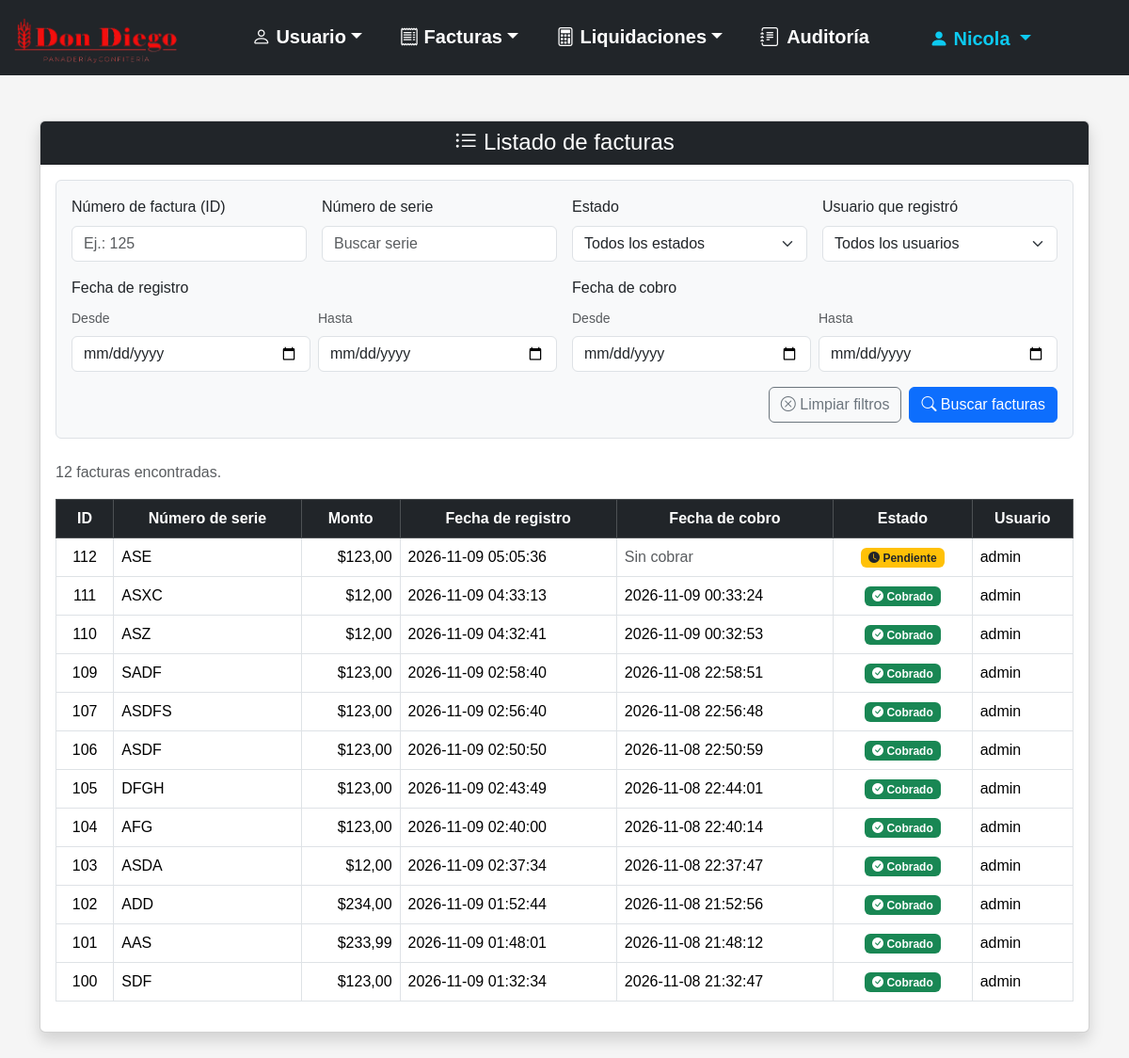
The app's page /Panaderia-v2/facturas.php (signed in) with its own data.
### tables this page shows
CREATE TABLE `usuario` (
  `id` smallint(5) UNSIGNED NOT NULL,
  `usuario` varchar(32) NOT NULL,
  `contrasenia` varchar(255) NOT NULL,
  `activo` tinyint(1) NOT NULL DEFAULT 1,
  `id_ROL` tinyint(3) UNSIGNED NOT NULL
);

CREATE TABLE `factura` (
  `id` int(10) UNSIGNED NOT NULL,
  `numero_serie` varchar(20) NOT NULL,
  `monto` decimal(8,2) NOT NULL,
  `fecha_registro` datetime NOT NULL,
  `fecha_cobro` datetime DEFAULT NULL,
  `estado` enum('Cobrado','Pendiente','Anulada') NOT NULL DEFAULT 'Pendiente',
  `id_usuario_registro` smallint(5) UNSIGNED NOT NULL,
  `id_usuario_asignado` smallint(5) DEFAULT NULL
);

### Panaderia-v2/permisos.php (called while the page is built, shortened)
<?php
function obtenerRolUsuario(PDO $conexion, $idUsuario): ?string
{
    static $roles = [];
    $idUsuario = (int)$idUsuario;
    if (!array_key_exists($idUsuario, $roles)) {
        $stmt = $conexion->prepare(
            "SELECT LOWER(TRIM(r.nombre))
             FROM usuario u
             INNER JOIN rol r ON r.id = u.id_ROL
             WHERE u.id = ? AND u.activo = 1"
        );
        $stmt->execute([$idUsuario]);
        $rol = $stmt->fetchColumn();
        $roles[$idUsuario] = $rol === false ? null : $rol;
    }
    return $roles[$idUsuario];
}
function usuarioPuedeAdministrar(PDO $conexion, $idUsuario): bool
{
    $rol = obtenerRolUsuario($conexion, $idUsuario);
    return $rol !== null && !in_array($rol, ["repartidor", "cajero", "cajera"], true);
}

### Panaderia-v2/facturas.php (the view, shortened to what this page needs)
<?php
require_once "conexion.php";
$sql = "SELECT factura.id, factura.numero_serie, factura.monto, factura.fecha_registro, factura.fecha_cobro, factura.estado, usuario.usuario AS usuario
        FROM factura INNER JOIN usuario ON factura.id_usuario_registro = usuario.id";
$filtros = [
    "numero_factura" => trim($_GET["numero_factura"] ?? ""),
    "numero_serie" => trim($_GET["numero_serie"] ?? ""),
    "estado" => trim($_GET["estado"] ?? ""),
    "fecha_registro_desde" => trim($_GET["fecha_registro_desde"] ?? ""),
    "fecha_registro_hasta" => trim($_GET["fecha_registro_hasta"] ?? ""),
    "fecha_cobro_desde" => trim($_GET["fecha_cobro_desde"] ?? ""),
    "fecha_cobro_hasta" => trim($_GET["fecha_cobro_hasta"] ?? ""),
    "id_usuario" => trim($_GET["id_usuario"] ?? ""),
];
$errores = [];
$parametros = [];
$facturas = [];
if (!$errores) {
    $sql .= " ORDER BY factura.fecha_registro DESC";
    $stmt = $conexion->prepare($sql);
    $stmt->execute($parametros);
    $facturas = $stmt->fetchAll(PDO::FETCH_ASSOC);
}
?>
<!DOCTYPE html>
<html lang="es">
<head>
    <link rel="stylesheet" href="css/bootstrap-5.3.8/css/bootstrap.min.css">
    <link rel="stylesheet" href="imagenes/bootstrap-icons-1.13.1/bootstrap-icons.min.css">
    <link rel="stylesheet" href="css/estilo.css">
</head>
<body>
    <?php require_once "menu.php"; ?>
    <div class="container mt-5">
        <div class="card shadow mb-5">
            <div class="card-header bg-dark text-white text-center">
                <h4 class="mb-0"><i class="bi bi-list-ul"></i> Listado de facturas</h4>
            </div>
            <div class="card-body">
                <form method="get" class="border rounded bg-light p-3 mb-4">
                    <div class="row g-3">
                        <div class="col-12 col-md-6 col-lg-3">
                            <label for="numero_factura" class="form-label">Número de factura (ID)</label>
                            <input type="search" class="form-control" id="numero_factura" name="numero_factura"
                                value="<?= htmlspecialchars($filtros["numero_factura"]) ?>" placeholder="Ej.: 125" inputmode="numeric">
                        </div>
                        <div class="col-12 col-md-6 col-lg-3">
                            <label for="numero_serie" class="form-label">Número de serie</label>
                            <input type="search" class="form-control" id="numero_serie" name="numero_serie"
                                value="<?= htmlspecialchars($filtros["numero_serie"]) ?>" placeholder="Buscar serie">
                        </div>
                        <div class="col-12 col-md-6 col-lg-3">
                            <label for="estado" class="form-label">Estado</label>
                            <select class="form-select" id="estado" name="estado">
                                <option value="">Todos los estados</option>
                            </select>
                        </div>
                        <div class="col-12 col-md-6 col-lg-3">
                            <label for="id_usuario" class="form-label">Usuario que registró</label>
                            <select class="form-select" id="id_usuario" name="id_usuario">
                                <option value="">Todos los usuarios</option>
                            </select>
                        </div>
                        <div class="col-12 col-lg-6">
                            <span class="form-label d-block">Fecha de registro</span>
                            <div class="row g-2">
                                <div class="col-6">
                                    <label for="fecha_registro_desde" class="form-label small text-muted">Desde</label>
                                    <input type="date" class="form-control" id="fecha_registro_desde" name="fecha_registro_desde"
                                        value="<?= htmlspecialchars($filtros["fecha_registro_desde"]) ?>">
                                </div>
                                <div class="col-6">
                                    <label for="fecha_registro_hasta" class="form-label small text-muted">Hasta</label>
                                    <input type="date" class="form-control" id="fecha_registro_hasta" name="fecha_registro_hasta"
                                        value="<?= htmlspecialchars($filtros["fecha_registro_hasta"]) ?>">
                                </div>
                            </div>
                        </div>
                        <div class="col-12 col-lg-6">
                            <span class="form-label d-block">Fecha de cobro</span>
                            <div class="row g-2">
                                <div class="col-6">
                                    <label for="fecha_cobro_desde" class="form-label small text-muted">Desde</label>
                                    <input type="date" class="form-control" id="fecha_cobro_desde" name="fecha_cobro_desde"
                                        value="<?= htmlspecialchars($filtros["fecha_cobro_desde"]) ?>">
                                </div>
                                <div class="col-6">
                                    <label for="fecha_cobro_hasta" class="form-label small text-muted">Hasta</label>
                                    <input type="date" class="form-control" id="fecha_cobro_hasta" name="fecha_cobro_hasta"
                                        value="<?= htmlspecialchars($filtros["fecha_cobro_hasta"]) ?>">
                                </div>
                            </div>
                        </div>
                        <div class="col-12 d-flex flex-wrap gap-2 justify-content-end">
                            <a href="facturas.php" class="btn btn-outline-secondary">
                                <i class="bi bi-x-circle"></i> Limpiar filtros
                            </a>
                            <button type="submit" class="btn btn-primary">
                                <i class="bi bi-search"></i> Buscar facturas
                            </button>
                        </div>
                    </div>
                </form>
                <?php if (!$errores): ?>
                    <p class="text-muted">
                        <?= count($facturas) ?> factura<?= count($facturas) === 1 ? "" : "s" ?> encontrada<?= count($facturas) === 1 ? "" : "s" ?>.
                    </p>
                <?php endif; ?>
                <?php if (count($facturas) > 0): ?>
                    <div class="table-responsive">
                        <table class="table table-bordered table-hover align-middle">
                            <thead class="table-dark text-center">
                                <tr>
                                    <th>ID</th>
                                    <th>Número de serie</th>
                                    <th>Monto</th>
                                    <th>Fecha de registro</th>
                                    <th>Fecha de cobro</th>
                                    <th>Estado</th>
                                    <th>Usuario</th>
                                </tr>
                            </thead>
                            <tbody>
                                <?php foreach ($facturas as $factura): ?>
                                    <tr>
                                        <td class="text-center"><?= htmlspecialchars($factura["id"]) ?></td>
                                        <td><?= htmlspecialchars($factura["numero_serie"]) ?></td>
                                        <td class="text-end">$<?= number_format($factura["monto"], 2, ',', '.') ?></td>
                                        <td><?= htmlspecialchars($factura["fecha_registro"]) ?></td>
                                        <td>
                                            <?php if ($factura["fecha_cobro"] !== null): ?>
                                                <?= htmlspecialchars($factura["fecha_cobro"]) ?>
                                            <?php else: ?>
                                                <span class="text-muted">Sin cobrar</span>
                                            <?php endif; ?>
                                        </td>
                                        <td class="text-center">
                                            <?php if ($factura["estado"] == "Cobrado"): ?>
                                                <span class="badge bg-success"><i class="bi bi-check-circle-fill"></i> Cobrado</span>
                                            <?php elseif ($factura["estado"] == "Pendiente"): ?>
                                                <span class="badge bg-warning text-dark"><i class="bi bi-clock-fill"></i> Pendiente</span>
                                            <?php elseif ($factura["estado"] == "Anulada"): ?>
                                                <span class="badge bg-danger"><i class="bi bi-x-circle-fill"></i> Anulada</span>
                                            <?php else: ?>
                                                <span class="badge bg-secondary">
                                                    <?= htmlspecialchars($factura["estado"]) ?>
                                                </span>
                                            <?php endif; ?>
                                        </td>
                                        <td>
                                            <?= htmlspecialchars($factura["usuario"]) ?>
                                        </td>
                                    </tr>
                                <?php endforeach; ?>
                            </tbody>
                        </table>
                    </div>
                <?php endif; ?>
            </div>
        </div>
    </div>
</body>
</html>

### Panaderia-v2/menu.php (shortened to what this page needs)
<?php
$usuarioPuedeAdministrar = false;
$usuarioEsCajero = false;
$usuarioEsRepartidor = false;
if (isset($_SESSION["id_usuario"])) {
    require_once "permisos.php";
    $rolUsuario = obtenerRolUsuario($conexion, $_SESSION["id_usuario"]);
    $usuarioPuedeAdministrar = usuarioPuedeAdministrar($conexion, $_SESSION["id_usuario"]);
    $usuarioEsCajero = in_array($rolUsuario, ["cajero", "cajera"], true);
    $usuarioEsRepartidor = $rolUsuario === "repartidor";
    $sqlUsuario = "SELECT usuario FROM usuario WHERE id = ?";
    $stmtUsuario = $conexion->prepare($sqlUsuario);
    $stmtUsuario->execute([$_SESSION["id_usuario"]]);
    $usuarioLogueado = $stmtUsuario->fetch(PDO::FETCH_ASSOC);
}
?>
<nav class="navbar navbar-expand-lg navbar-dark bg-dark">
    <div class="container-fluid">
        <a class="navbar-brand flex-grow-1" href="https://www.dondiegouy.com/"><img src="imagenes/logo.png" alt="Panaderia" class="d-inline-block align-text-top logo-menu"></a>
        <div class="offcanvas offcanvas-end text-bg-dark" tabindex="-1" id="menuNavegacion" aria-labelledby="menuNavegacionLabel">
            <div class="offcanvas-body justify-content-center">
                <ul class="navbar-nav flex-grow-1 pe-3 gap-4 fs-5">
                    <?php if (!$usuarioEsCajero && !$usuarioEsRepartidor): ?>
                        <li class="nav-item dropdown nav-underline">
                            <a class="nav-link dropdown-toggle fw-bold" href="#" role="button" data-bs-toggle="dropdown" aria-expanded="false"><i class="bi bi-person"></i> Usuario</a>
                        </li>
                    <?php endif; ?>
                    <li class="nav-item dropdown nav-underline">
                        <a class="nav-link dropdown-toggle fw-bold" href="#" role="button" data-bs-toggle="dropdown" aria-expanded="false"><i class="bi bi-receipt"></i> Facturas</a>
                    </li>
                    <li class="nav-item dropdown nav-underline">
                        <a class="nav-link dropdown-toggle fw-bold" href="#" role="button" data-bs-toggle="dropdown" aria-expanded="false"><i class="bi bi-calculator"></i> Liquidaciones</a>
                    </li>
                    <?php if ($usuarioPuedeAdministrar): ?>
                        <li class="nav-item nav-underline">
                            <a class="nav-link fw-bold d-inline-flex text-nowrap" href="auditoria.php"><i class="bi bi-journal-text me-2"></i> Auditoría</a>
                        </li>
                    <?php endif; ?>
                    <li class="nav-item dropdown mt-auto pe-3 fs-5 d-xxl-none">
                       <a class="nav-link dropdown-toggle fw-bold usuario-menu" href="#" role="button" data-bs-toggle="dropdown" aria-expanded="false">
                            <i class="bi bi-person-fill"></i>
                            <?= htmlspecialchars($usuarioLogueado["usuario"]) ?>
                        </a>
                    </li>
                </ul>
            </div>
        </div>
    </div>
</nav>

### Panaderia-v2/css/estilo.css (style rules this page uses)
body { font-family: Arial, sans-serif; background: #f5f5f5; margin: 0; padding: 0; width: 100%; max-width: 100%; overflow-x: hidden; }
.navbar .nav-link, .navbar .navbar-brand { color: white !important; }
.navbar .usuario-menu { color: #0dcaf0 !important; }
.navbar { width: 100%; max-width: 100%; margin: 0; padding-left: 0; padding-right: 0; }
.navbar .container-fluid { width: 100%; max-width: 100%; margin: 0; padding-left: 12px; padding-right: 12px; }
.logo-menu { width: 180px; height: 50px; object-fit: contain; }

### records on screen
usuario: usuario "Nicola"
factura: id "112", numero_serie "ASE", monto "123,00", fecha_registro "2026-11-09 05:05:36", shows "Sin cobrar", estado "Pendiente" (drawn), id_usuario_registro.usuario "admin"
factura: id "111", numero_serie "ASXC", monto "12,00", fecha_registro "2026-11-09 04:33:13", fecha_cobro "2026-11-09 00:33:24", estado "Cobrado" (drawn), id_usuario_registro.usuario "admin"
factura: id "110", numero_serie "ASZ", monto "12,00", fecha_registro "2026-11-09 04:32:41", fecha_cobro "2026-11-09 00:32:53", estado "Cobrado" (drawn), id_usuario_registro.usuario "admin"
factura: id "109", numero_serie "SADF", monto "123,00", fecha_registro "2026-11-09 02:58:40", fecha_cobro "2026-11-08 22:58:51", estado "Cobrado" (drawn), id_usuario_registro.usuario "admin"
factura: id "107", numero_serie "ASDFS", monto "123,00", fecha_registro "2026-11-09 02:56:40", fecha_cobro "2026-11-08 22:56:48", estado "Cobrado" (drawn), id_usuario_registro.usuario "admin"
factura: id "106", numero_serie "ASDF", monto "123,00", fecha_registro "2026-11-09 02:50:50", fecha_cobro "2026-11-08 22:50:59", estado "Cobrado" (drawn), id_usuario_registro.usuario "admin"
factura: id "105", numero_serie "DFGH", monto "123,00", fecha_registro "2026-11-09 02:43:49", fecha_cobro "2026-11-08 22:44:01", estado "Cobrado" (drawn), id_usuario_registro.usuario "admin"
factura: id "104", numero_serie "AFG", monto "123,00", fecha_registro "2026-11-09 02:40:00", fecha_cobro "2026-11-08 22:40:14", estado "Cobrado" (drawn), id_usuario_registro.usuario "admin"
factura: id "103", numero_serie "ASDA", monto "12,00", fecha_registro "2026-11-09 02:37:34", fecha_cobro "2026-11-08 22:37:47", estado "Cobrado" (drawn), id_usuario_registro.usuario "admin"
factura: id "102", numero_serie "ADD", monto "234,00", fecha_registro "2026-11-09 01:52:44", fecha_cobro "2026-11-08 21:52:56", estado "Cobrado" (drawn), id_usuario_registro.usuario "admin"
factura: id "101", numero_serie "AAS", monto "233,99", fecha_registro "2026-11-09 01:48:01", fecha_cobro "2026-11-08 21:48:12", estado "Cobrado" (drawn), id_usuario_registro.usuario "admin"
factura: id "100", numero_serie "SDF", monto "123,00", fecha_registro "2026-11-09 01:32:34", fecha_cobro "2026-11-08 21:32:47", estado "Cobrado" (drawn), id_usuario_registro.usuario "admin"

### other values on screen
count($facturas) "12"
